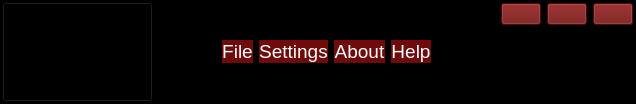
     <widget class="QFrame" name="upper_frame">
      <property name="maximumSize">
       <size>
        <width>16777215</width>
        <height>100</height>
       </size>
      </property>
      <property name="cursor">
       <cursorShape>ArrowCursor</cursorShape>
      </property>
      <property name="styleSheet">
       <string notr="true">background-color: rgb(0, 0, 0);</string>
      </property>
      <property name="frameShape">
       <enum>QFrame::WinPanel</enum>
      </property>
      <property name="frameShadow">
       <enum>QFrame::Raised</enum>
      </property>
      <layout class="QHBoxLayout" name="horizontalLayout_10">
       <property name="leftMargin">
        <number>0</number>
       </property>
       <property name="topMargin">
        <number>0</number>
       </property>
       <property name="rightMargin">
        <number>0</number>
       </property>
       <property name="bottomMargin">
        <number>0</number>
       </property>
       <item>
        <widget class="QFrame" name="left_toggle_frame">
         <property name="minimumSize">
          <size>
           <width>151</width>
           <height>100</height>
          </size>
         </property>
         <property name="maximumSize">
          <size>
           <width>100</width>
           <height>16777215</height>
          </size>
         </property>
         <property name="frameShape">
          <enum>QFrame::NoFrame</enum>
         </property>
         <property name="frameShadow">
          <enum>QFrame::Raised</enum>
         </property>
         <layout class="QHBoxLayout" name="horizontalLayout_11">
          <property name="leftMargin">
           <number>0</number>
          </property>
          <property name="topMargin">
           <number>0</number>
          </property>
          <property name="rightMargin">
           <number>0</number>
          </property>
          <property name="bottomMargin">
           <number>0</number>
          </property>
          <item>
           <widget class="QPushButton" name="open_tree_Button">
            <property name="minimumSize">
             <size>
              <width>0</width>
              <height>100</height>
             </size>
            </property>
            <property name="maximumSize">
             <size>
              <width>16777215</width>
              <height>16777215</height>
             </size>
            </property>
            <property name="cursor">
             <cursorShape>PointingHandCursor</cursorShape>
            </property>
            <property name="styleSheet">
             <string notr="true">QPushButton {
background-color: rgb(0, 0, 0);
}
QPushButton:hover {
background-color: rgb(26, 95, 180);
}
QPushButton:pressed {
background-color: rgb(98, 160, 234);
}</string>
            </property>
            <property name="text">
             <string/>
            </property>
            <property name="icon">
             <iconset resource="icons/icons.qrc">
              <normaloff>:/icons/cil-menu.png</normaloff>:/icons/cil-menu.png</iconset>
            </property>
            <property name="iconSize">
             <size>
              <width>24</width>
              <height>24</height>
             </size>
            </property>
           </widget>
          </item>
         </layout>
        </widget>
       </item>
       <item>
        <widget class="QLabel" name="acrome_logo">
         <property name="maximumSize">
          <size>
           <width>350</width>
           <height>16777215</height>
          </size>
         </property>
         <property name="text">
          <string/>
         </property>
         <property name="pixmap">
          <pixmap resource="images/images.qrc">:/images/acromelogo_yazılı.png</pixmap>
         </property>
         <property name="scaledContents">
          <bool>true</bool>
         </property>
        </widget>
       </item>
       <item>
        <spacer name="horizontalSpacer">
         <property name="orientation">
          <enum>Qt::Horizontal</enum>
         </property>
         <property name="sizeType">
          <enum>QSizePolicy::Expanding</enum>
         </property>
         <property name="sizeHint" stdset="0">
          <size>
           <width>40</width>
           <height>20</height>
          </size>
         </property>
        </spacer>
       </item>
       <item>
        <widget class="QFrame" name="middle_buttons_frame">
         <property name="styleSheet">
          <string notr="true">color: white;
</string>
         </property>
         <property name="frameShape">
          <enum>QFrame::StyledPanel</enum>
         </property>
         <property name="frameShadow">
          <enum>QFrame::Raised</enum>
         </property>
         <layout class="QHBoxLayout" name="horizontalLayout_2">
          <item>
           <widget class="QPushButton" name="fileButton">
            <property name="font">
             <font>
              <pointsize>14</pointsize>
             </font>
            </property>
            <property name="cursor">
             <cursorShape>PointingHandCursor</cursorShape>
            </property>
            <property name="styleSheet">
             <string notr="true">QPushButton {
background-color: rgb(111, 11, 11);
border-radius: 15px;
}
QPushButton:hover {
background-color: rgb(26, 95, 180);
}
QPushButton:pressed {
background-color: rgb(98, 160, 234);
}</string>
            </property>
            <property name="text">
             <string>File</string>
            </property>
            <property name="icon">
             <iconset resource="icons/icons.qrc">
              <normaloff>:/icons/cil-file.png</normaloff>:/icons/cil-file.png</iconset>
            </property>
            <property name="iconSize">
             <size>
              <width>50</width>
              <height>50</height>
             </size>
            </property>
           </widget>
          </item>
          <item>
           <widget class="QPushButton" name="settingsButton">
            <property name="font">
             <font>
              <pointsize>14</pointsize>
             </font>
            </property>
            <property name="cursor">
             <cursorShape>PointingHandCursor</cursorShape>
            </property>
            <property name="styleSheet">
             <string notr="true">QPushButton {
background-color: rgb(111, 11, 11);
border-radius: 15px;
}
QPushButton:hover {
background-color: rgb(26, 95, 180);
}
QPushButton:pressed {
background-color: rgb(98, 160, 234);
}</string>
            </property>
            <property name="text">
             <string>Settings</string>
            </property>
            <property name="icon">
             <iconset resource="icons/icons.qrc">
              <normaloff>:/icons/cil-settings.png</normaloff>:/icons/cil-settings.png</iconset>
            </property>
            <property name="iconSize">
             <size>
              <width>50</width>
              <height>50</height>
             </size>
            </property>
           </widget>
          </item>
          <item>
           <widget class="QPushButton" name="aboutButton">
            <property name="font">
             <font>
              <pointsize>14</pointsize>
             </font>
            </property>
            <property name="cursor">
             <cursorShape>PointingHandCursor</cursorShape>
            </property>
            <property name="styleSheet">
             <string notr="true">QPushButton {
background-color: rgb(111, 11, 11);
border-radius: 15px;
}
QPushButton:hover {
background-color: rgb(26, 95, 180);
}
QPushButton:pressed {
background-color: rgb(98, 160, 234);
}</string>
            </property>
            <property name="text">
             <string>About</string>
            </property>
            <property name="icon">
             <iconset resource="icons/icons.qrc">
              <normaloff>:/icons/cil-lightbulb.png</normaloff>:/icons/cil-lightbulb.png</iconset>
            </property>
            <property name="iconSize">
             <size>
              <width>50</width>
              <height>50</height>
             </size>
            </property>
           </widget>
          </item>
          <item>
           <widget class="QPushButton" name="helpButton">
            <property name="font">
             <font>
              <pointsize>14</pointsize>
             </font>
            </property>
            <property name="cursor">
             <cursorShape>PointingHandCursor</cursorShape>
            </property>
            <property name="styleSheet">
             <string notr="true">QPushButton {
background-color: rgb(111, 11, 11);
border-radius: 15px;
}
QPushButton:hover {
background-color: rgb(26, 95, 180);
}
QPushButton:pressed {
background-color: rgb(98, 160, 234);
}</string>
            </property>
            <property name="text">
             <string>Help</string>
            </property>
            <property name="icon">
             <iconset resource="icons/icons.qrc">
              <normaloff>:/icons/cil-headphones.png</normaloff>:/icons/cil-headphones.png</iconset>
            </property>
            <property name="iconSize">
             <size>
              <width>50</width>
              <height>50</height>
             </size>
            </property>
           </widget>
          </item>
         </layout>
        </widget>
       </item>
       <item>
        <spacer name="horizontalSpacer_2">
         <property name="orientation">
          <enum>Qt::Horizontal</enum>
         </property>
         <property name="sizeType">
          <enum>QSizePolicy::Expanding</enum>
         </property>
         <property name="sizeHint" stdset="0">
          <size>
           <width>40</width>
           <height>20</height>
          </size>
         </property>
        </spacer>
       </item>
       <item>
        <widget class="QLabel" name="smd_logo">
         <property name="maximumSize">
          <size>
           <width>100</width>
           <height>16777215</height>
          </size>
         </property>
         <property name="text">
          <string/>
         </property>
         <property name="pixmap">
          <pixmap resource="images/images.qrc">:/images/smd.png</pixmap>
         </property>
         <property name="scaledContents">
          <bool>true</bool>
         </property>
        </widget>
       </item>
       <item alignment="Qt::AlignRight|Qt::AlignTop">
        <widget class="QFrame" name="top_right_btns_frame">
         <property name="maximumSize">
          <size>
           <width>200</width>
           <height>16777215</height>
          </size>
         </property>
         <property name="styleSheet">
          <string notr="true"/>
         </property>
         <property name="frameShape">
          <enum>QFrame::StyledPanel</enum>
         </property>
         <property name="frameShadow">
          <enum>QFrame::Raised</enum>
         </property>
         <layout class="QHBoxLayout" name="horizontalLayout_13">
          <property name="leftMargin">
           <number>0</number>
          </property>
          <property name="topMargin">
           <number>0</number>
          </property>
          <property name="rightMargin">
           <number>0</number>
          </property>
          <property name="bottomMargin">
           <number>0</number>
          </property>
          <item>
           <widget class="QPushButton" name="minimizeButton">
            <property name="cursor">
             <cursorShape>PointingHandCursor</cursorShape>
            </property>
            <property name="focusPolicy">
             <enum>Qt::StrongFocus</enum>
            </property>
            <property name="styleSheet">
             <string notr="true">QPushButton {
background-color: rgb(111, 11, 11);
}
QPushButton:hover {
background-color: rgb(26, 95, 180);
}
QPushButton:pressed {
background-color: rgb(98, 160, 234);
}</string>
            </property>
            <property name="text">
             <string/>
            </property>
            <property name="icon">
             <iconset resource="icons/icons.qrc">
              <normaloff>:/icons/cil-window-minimize.png</normaloff>:/icons/cil-window-minimize.png</iconset>
            </property>
            <property name="iconSize">
             <size>
              <width>24</width>
              <height>24</height>
             </size>
            </property>
           </widget>
          </item>
          <item>
           <widget class="QPushButton" name="restoreButton">
            <property name="cursor">
             <cursorShape>PointingHandCursor</cursorShape>
            </property>
            <property name="styleSheet">
             <string notr="true">QPushButton {
background-color: rgb(111, 11, 11);
}
QPushButton:hover {
background-color: rgb(26, 95, 180);
}
QPushButton:pressed {
background-color: rgb(98, 160, 234);
}</string>
            </property>
            <property name="text">
             <string/>
            </property>
            <property name="icon">
             <iconset resource="icons/icons.qrc">
              <normaloff>:/icons/cil-window-restore.png</normaloff>:/icons/cil-window-restore.png</iconset>
            </property>
            <property name="iconSize">
             <size>
              <width>24</width>
              <height>24</height>
             </size>
            </property>
           </widget>
          </item>
          <item>
           <widget class="QPushButton" name="closeButton">
            <property name="cursor">
             <cursorShape>PointingHandCursor</cursorShape>
            </property>
            <property name="styleSheet">
             <string notr="true">QPushButton {
background-color: rgb(111, 11, 11);
}
QPushButton:hover {
background-color: rgb(26, 95, 180);
}
QPushButton:pressed {
background-color: rgb(98, 160, 234);
}</string>
            </property>
            <property name="text">
             <string/>
            </property>
            <property name="icon">
             <iconset resource="icons/icons.qrc">
              <normaloff>:/icons/cil-x.png</normaloff>:/icons/cil-x.png</iconset>
            </property>
            <property name="iconSize">
             <size>
              <width>24</width>
              <height>24</height>
             </size>
            </property>
           </widget>
          </item>
         </layout>
        </widget>
       </item>
      </layout>
     </widget>
